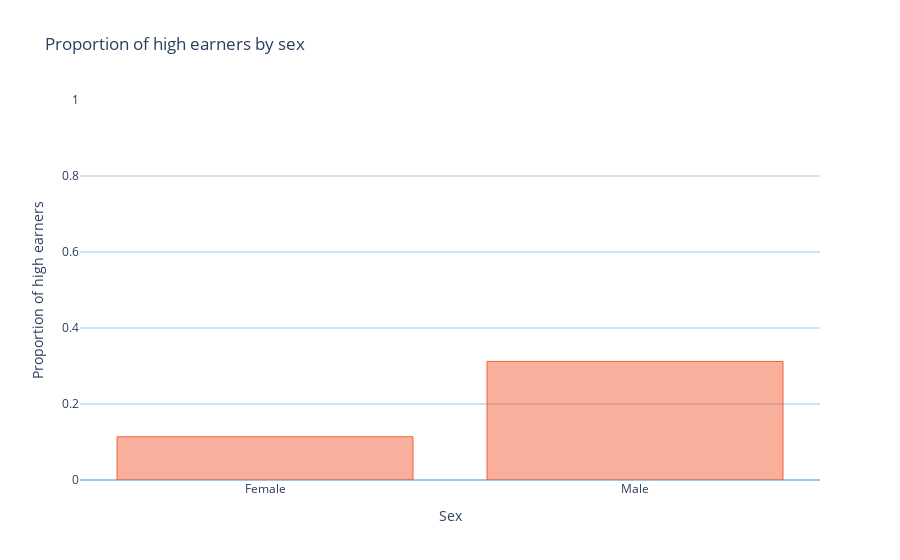

Notebook code for this chart:
### Code cell
salary_by_sex = train[["sex", "salary"]].groupby("sex").mean()

fig_salary_by_sex = bar_chart(
    x=["Female", "Male"],
    y=salary_by_sex.salary,
    title="Proportion of high earners by sex",
    xlabel="Sex",
    ylabel="Proportion of high earners",
)
fig_salary_by_sex

### Figure 1 — Plotly figure (JSON) as saved in the notebook; plotly's stock layout.template omitted (floating-point values rounded to 4 significant figures)
{"data": [{"marker": {"color": "rgba(242,96,59,0.5)", "line": {"color": "#f2603b", "width": 1}}, "type": "bar", "x": ["Female", "Male"], "y": [0.1138, 0.312]}], "layout": {"autosize": true, "hovermode": "closest", "paper_bgcolor": "rgba(0,0,0,0)", "plot_bgcolor": "rgba(0,0,0,0)", "title": {"text": "Proportion of high earners by sex"}, "xaxis": {"fixedrange": true, "gridcolor": "rgba(0,0,0,0)", "ticktext": ["Female", "Male"], "tickvals": ["Female", "Male"], "title": {"text": "Sex"}, "zerolinecolor": "rgba(0,0,0,0)"}, "yaxis": {"fixedrange": true, "gridcolor": "rgb(159, 197, 232)", "range": [0, 1], "title": {"text": "Proportion of high earners"}, "zerolinecolor": "rgb(159, 197, 232)"}}}
